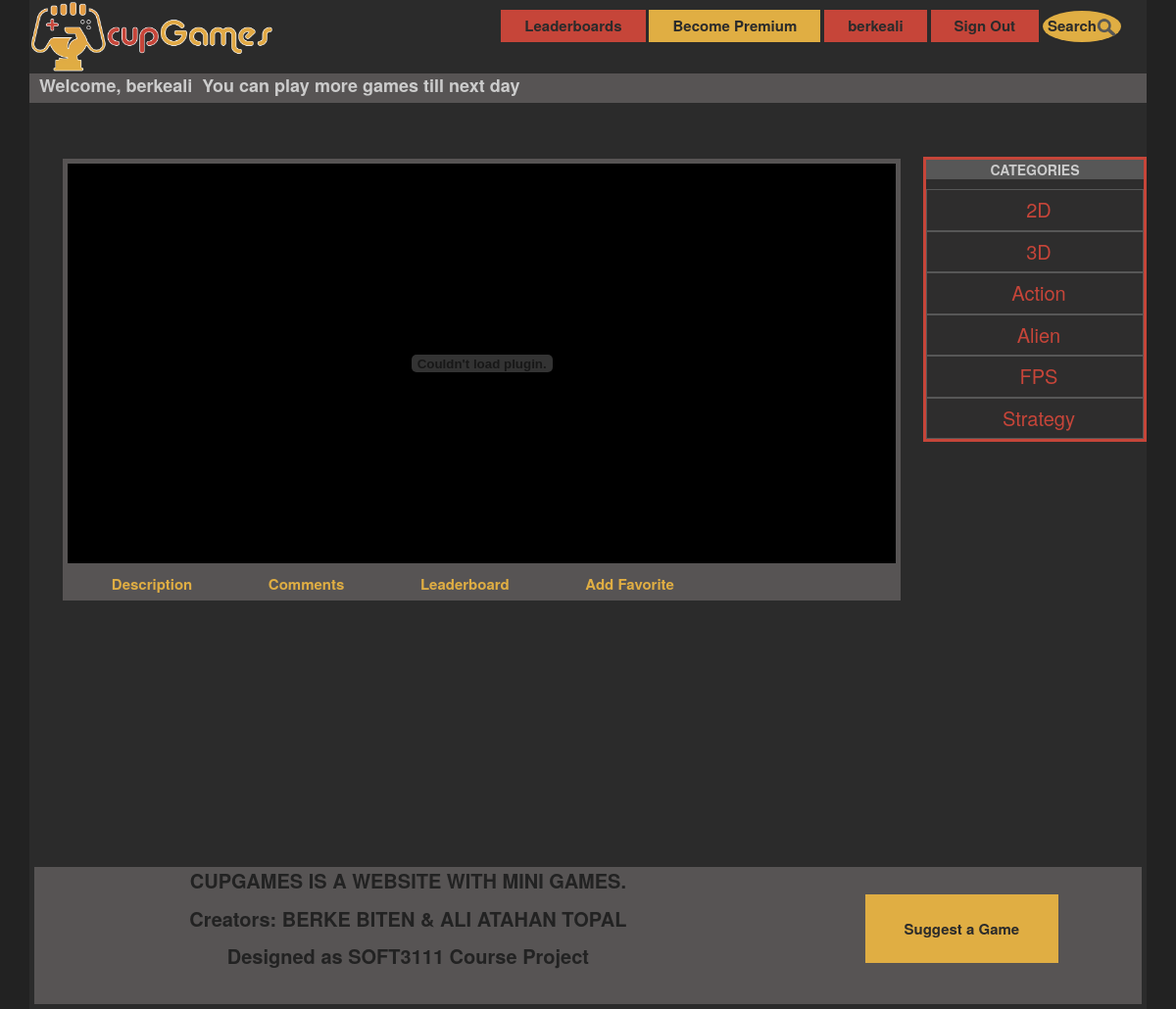
Page /game/game2/ (signed in) on the committed database.
### cupApp/models.py (models this page shows, shortened)
class Game(models.Model):
    game_name = models.CharField(max_length=200, primary_key=True)
    thumbnail = models.CharField(max_length=1500)
    about_text = models.TextField()
    how_to_play_text = models.TextField()
    link = models.CharField(max_length=1500, blank=True, null=True)
    added_date = models.DateTimeField(default=timezone.now())
    play_count = models.BigIntegerField()
    category1 = models.ForeignKey(Category, on_delete=models.DO_NOTHING, related_name='cat_1', blank=True, null=True)
    category2 = models.ForeignKey(Category, on_delete=models.DO_NOTHING, related_name='cat_2', blank=True, null=True)
    category3 = models.ForeignKey(Category, on_delete=models.DO_NOTHING, related_name='cat_3', blank=True, null=True)

class Category(models.Model):
    category_name = models.CharField(max_length=25, primary_key=True)
    play_count = models.BigIntegerField()
    thumbnail = models.CharField(max_length=1500)

### cupApp/views.py (the view)
# urls.py: path('game/<str:pk>/', views.gamepage, name='gamepage'),
def gamepage(request, pk):
    game = get_object_or_404(Game, pk=pk)
    categorys = Category.objects.filter(category_name__contains="").order_by('category_name')
    scores = Score.objects.filter(score__gte=0).order_by('-score')
    if request.session['success']:
        favorites = Favorite.objects.filter(game_name=game.game_name, username=request.session['username'])
        if favorites:
            favorites = Favorite.objects.filter(game_name=game.game_name, username=request.session['username'])
        else:
            favorites = "no"
    else:
        favorites = ""
    comments = Comment.objects.all()
    if request.method == 'POST':
        account = Account.objects.get(username=request.session['username'])
        comment_box = request.POST.get('comment_box')
        if comment_box:
            comment = Comment.objects.create(text=comment_box, game_name=game,
                                             username=account)
            return redirect('gamepage', pk=game.game_name)
    else:
        return render(request, 'cupApp/gamepage.html', {'game': game, 'categorys': categorys, 'comments': comments,
                                                        'scores': scores, 'favorites': favorites})

### cupApp/models.py (called while the page is built)
    def __str__(self):
        return self.username

### cupApp/templates/cupApp/gamepage.html (shortened to what this page needs)
{% extends 'cupApp/base.html' %}
{% block content %}
    <div class="upper">
        <div class="suggestionView">
            <div class="gamewindow">
                <embed src="{{ game.link }}" quality="high"
                       type="application/x-shockwave-flash" wmode="transparent" width="100%" height="100%"
                       pluginspage="http://www.macromedia.com/go/getflashplayer" allowScriptAccess="always"/>
            </div>
        </div>
        <div class="categoryBar">
            <p><b>CATEGORIES</b></p>
            {% for category in categorys %}
                <a href="{% url 'categorypage' pk=category.category_name %}">{{ category.category_name }}</a>
            {% endfor %}
        </div>
    </div>
    <div class="tab">
        <button class="tablinks" onclick="tab(event, 'Weekly')" id="defaultOpen">Description</button>
        <button class="tablinks" onclick="tab(event, 'Monthly')">Comments</button>
        <button class="tablinks" onclick="tab(event, 'General')">Leaderboard</button>
        {% if request.session.username %}
            {% if favorites == "no" %}
                <a href="{% url 'addFavorite' pk=game.game_name %}">
                    <button>Add Favorite</button>
                </a>
            {% endif %}
        {% endif %}
    </div>
{% endblock %}

### cupApp/static/css/style.css (style rules this page uses)
html { height: 100%; }
body { height: 100%; overflow-x: hidden; overflow-y: scroll; background-color: #222222; color: #cccccc; }
.suggestionView { margin-top: 5%; float: left; margin-left: 3%; width: 75%; height: 95%; border: 5px solid #575454; }
.gamewindow { width:100%; height:100%; background:black; }
.upper { width: 100%; height: 50%; }
.categoryBar { margin-top: 55px; width: 20%; float: right; background: #2E2D2D; border: 3px solid #C64539; }
.categoryBar p { font-size: 100%; text-align: center; background-color: #575757; }
.categoryBar a { padding: 6px 8px 6px 16px; text-decoration: none; font-size: 20px; text-align: center; color: #C64539; display: block; border: 1px solid #575757; }
.tab { margin-left:3%; width: 75%; overflow: hidden; background-color: #575454; }
.tab button { margin-left:3%; font-weight: bold; background: #575454; cursor: pointer; color: #E0AE43; font-size: 15px; padding: 6px 24px; text-decoration: none; border: none; }

### rows in the picture
Category: category_name "2D"
Category: category_name "3D"
Category: category_name "Action"
Category: category_name "Alien"
Category: category_name "FPS"
Category: category_name "Strategy"

### other values in the picture
{{ request.session.username }} "berkeali"
